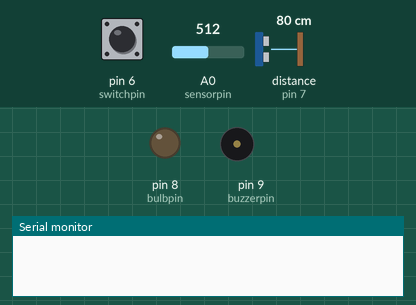
Recording of a sketch running on a simulated Arduino Uno, built with avr-gcc and run on an emulated ATmega328P. Parts: output pins drawn as LEDs (lit = HIGH), buzzer (waves = sounding, pin HIGH), the last lines printed to the serial monitor. Inputs (shaded band) come from the test bench; at power-on: pin 6 (switchpin) LOW, A0 (sensorpin) = 512, distance to the obstacle (sensor on pin 7) 80 cm. The echo pulse lasts 58.3 µs per cm.

Above: at 1.2 s.
1.3 s: pin 6 (switchpin) pulled HIGH for 0.15 s
At 1.45 s:
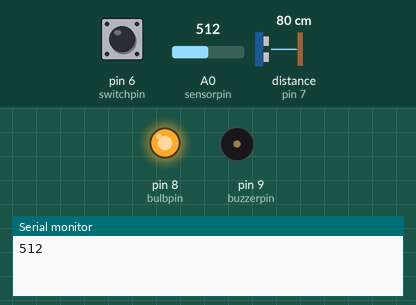
3.0 s: pin 6 (switchpin) pulled HIGH for 3.2 s
At 7.2 s:
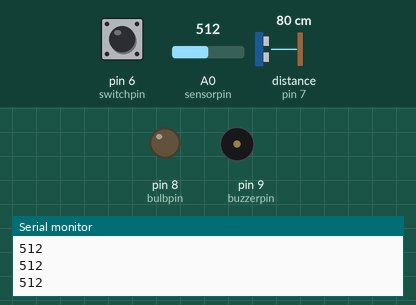
Timing chart, 0 to 8.7 s (numbered marks = the images above; inputs shaded):
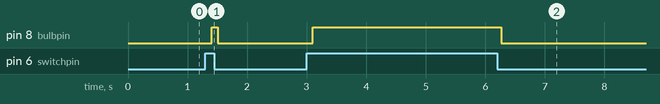

Measured:
- after the input at 1.3 s, pin 8 (bulbpin): LOW → HIGH after 0.11 s, → LOW 0.11 s later
- after the input at 3.0 s, pin 8 (bulbpin): LOW → HIGH after 0.11 s, → LOW 3.2 s later

The sketch:

IDS.ino
```cpp
int cm = 0;
int switchpin = 6;
int bulbpin = 8;
int sensorstatus;
int sensorpin = A0;
int buzzerpin = 9;


long readUltrasonicDistance(int triggerPin, int echoPin)
{
  pinMode(triggerPin, OUTPUT);  // Clear the trigger
  digitalWrite(triggerPin, LOW);
  delayMicroseconds(2);
  // Sets the trigger pin to HIGH state for 10 microseconds
  digitalWrite(triggerPin, HIGH);
  delayMicroseconds(10);
  digitalWrite(triggerPin, LOW);
  pinMode(echoPin, INPUT);
  // Reads the echo pin, and returns the sound wave travel time in microseconds
  return pulseIn(echoPin, HIGH);
}

void setup()
{
  Serial.begin(9600);
  pinMode(switchpin,INPUT);
  pinMode(bulbpin,OUTPUT);
  pinMode(buzzerpin,OUTPUT);
}

void loop()
{
  int status = digitalRead(switchpin);
  if(status == HIGH)
  {
    //Serial.print("ON");
    // measure the ping time in cm
    cm = 0.01723 * readUltrasonicDistance(7, 7);
    //Serial.print(cm);
    //Serial.println("cm");
    delay(100); // Wait for 100 millisecond(s)
    if(cm<=250)
    {
      digitalWrite(bulbpin,HIGH);
      sensorstatus = analogRead(sensorpin);
      Serial.println(sensorstatus);
      if(sensorstatus > 990)
      {
        digitalWrite(buzzerpin,HIGH);
      }
    }
    else
    {
      digitalWrite(buzzerpin,LOW);
      delay(5000);
      digitalWrite(bulbpin,LOW);
    }
  }
  else
  {
    //Serial.print("OFF");
    digitalWrite(bulbpin,LOW);
    digitalWrite(buzzerpin,LOW);
  }
}
```
